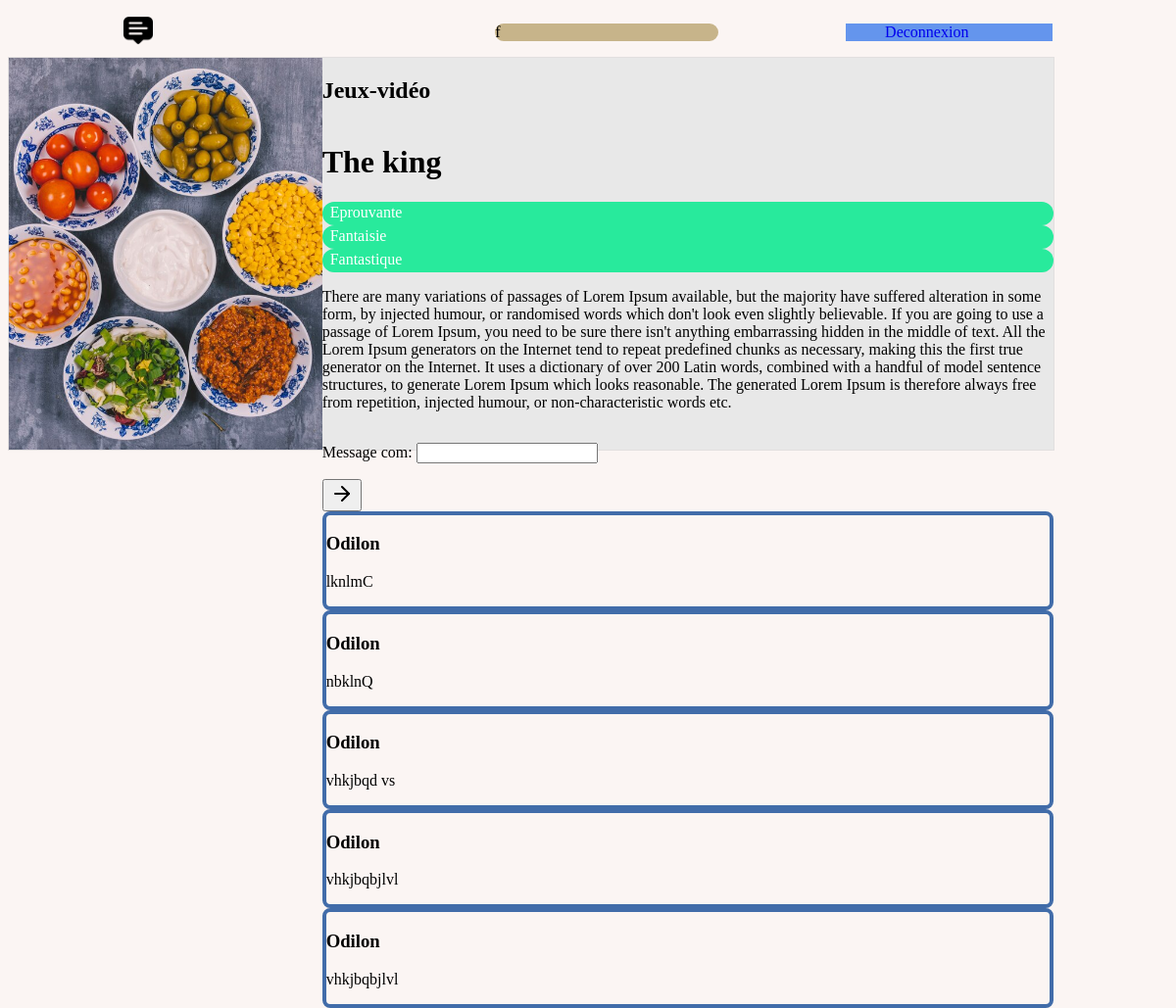
Page /article/1/ (signed in) on the committed database.
### blogApp/models.py (models this page shows, shortened)
class Article(models.Model):
    class Categorie(models.TextChoices):
        Film = 'Film','Film'
        Jeux_vidéo = 'Jeux-vidéo','Jeux-vidéo'
        Livre = 'Livre','Livre'
    title = models.CharField(max_length=50, verbose_name='Titre Article')
    slug = models.SlugField(max_length=200,blank=True,verbose_name='Slug')
    description = models.TextField(max_length=1500,verbose_name='Description article')
    categorie = models.CharField(max_length=30, choices=Categorie.choices,verbose_name='Catégorie article')
    etiquette = models.ManyToManyField(Etiquette,blank=True,verbose_name='Etiquette(s) article')
    image = models.ImageField(upload_to='Image/')

class Etiquette(models.Model):
    name = models.CharField(max_length=20, unique=True,verbose_name='Nom')
    def __str__(self):
        return self.name

class Commentaire(models.Model):
    message_com = models.CharField(max_length=200)
    user_com = models.ForeignKey(UserProfil, on_delete=models.CASCADE,verbose_name="Auteur")
    article = models.ForeignKey(Article, on_delete=models.CASCADE, verbose_name="Article",related_name="commentaire")
    date_dreation = models.DateTimeField(default=timezone.now,verbose_name="Date de création")

### blogApp/views.py (the view)
# urls.py: path('<int:id>/',views.detail_article,name='detail-article'),
def detail_article(request,id):
    article = get_object_or_404(Article,id=id)
    if request.method == 'POST':
        commentaire_form = CommentaireForm(request.POST)
        if commentaire_form.is_valid():
            commentaire=commentaire_form.save(commit = False)
            commentaire.article=article
            commentaire.user_com = request.user.user_profil
            commentaire.save()
            messages.success(request,"Commentaire bien créer")
            return redirect('blogApp:detail-article', id=article.id)
        else:
            messages.error(request,"Commentaire non créer, une erreur est survenue")
    else:
        commentaire_form = CommentaireForm()
    context = { 'article':article,
                'commentaire_form':commentaire_form ,
                'commentaires': article.commentaire.all()
            }
    return render(request,'blogApp/detail_article.html',context)

### blogApp/forms.py
class CommentaireForm(forms.ModelForm):
    class Meta:
        model = Commentaire
        fields =( 'message_com',)

### blogApp/templates/blogApp/detail_article.html (shortened to what this page needs)
{% extends "blogApp/base.html" %}
{% load static %}
{% block extra_css %}
    <link rel='stylesheet' href="{% static 'blogApp/css/list_article.css' %}">
{% endblock %}
{% block content %}
    <div class='article'>
        <div class='image'>
            <img src={{ article.image.url }} alt='Photo'  height=40% >
        </div>
        <div class='info_article'>
            <h2>{{article.categorie}}</h2>
            <h1>{{article.title}}</h1>
            {%for etiquette in article.etiquette.all %}
                <span class='etiquette'> {{etiquette}}</span>
            {%endfor%}
            <p>{{article.description}}</p>
            {% if user.is_authenticated %}
                <form method="post" action="{% url "blogApp:detail-article" article.id%}">
                    {{commentaire_form.as_p}}
                    <button type='submit'>
                        <img  src="{% static "blogApp/image/arrow.svg"%}" alt="Envoyer">
                    </button>
                </form>
                {% if commentaires %}
                    {% for commente in commentaires %}
                        <div style="border:4px rgb(65, 108, 169) solid;border-radius: 8px;">
                            <h3>{{user.username}}</h3>
                            <p>
                                {{commente.message_com}}
                            </p>
                        </div>
                    {% endfor %}
                {% endif %}
            {% endif %}
        </div>
    </div>
{% endblock  %}

### blogApp/static/blogApp/css/base.css (style rules this page uses)
body { background-color: rgb(251, 245, 243); }
* { list-style: none; text-decoration: none; }

### blogApp/static/blogApp/css/list_article.css (style rules this page uses)
.article { width: 90%; height: 400px; border: 1px rgb(226, 223, 223) solid; box-shadow: 2px ; background-color: rgb(232, 232, 232); display: flex; }
.info_article { width: 70%; display: flex; flex-direction: column; justify-content: start; }
.image { width: 30%; }
img { width: 100%; height: 100%; object-fit: cover; }
.etiquette { color: white; background-color: rgb(40, 234, 156); padding: 2px 8px 4px 8px; border-radius: 15px; }

### rows in the picture
Article: image (picture), categorie "Jeux-vidéo", title "The king", description "There are many variations of passages of Lorem Ipsum available, but the majority have suffered alteration in some form, by injected humour, or randomised words which don't look even slightly believable. If you are going to use a passage of Lorem Ipsum, you need to be sure there isn't anything embarrassing hidden in the middle of text. All the Lorem Ipsum generators on the Internet tend to repeat predefined chunks as necessary, making this the first true generator on the Internet. It uses a dictionary of over 200 Latin words, combined with a handful of model sentence structures, to generate Lorem Ipsum which looks reasonable. The generated Lorem Ipsum is therefore always free from…"
Etiquette: name "Eprouvante"
Etiquette: name "Fantaisie"
Etiquette: name "Fantastique"
Commentaire: message_com "lknlmC"
Commentaire: message_com "nbklnQ"
Commentaire: message_com "vhkjbqd vs"
Commentaire: message_com "vhkjbqbjlvl"
Commentaire: message_com "vhkjbqbjlvl"

### other values in the picture
{{ user.username }} "Odilon"
